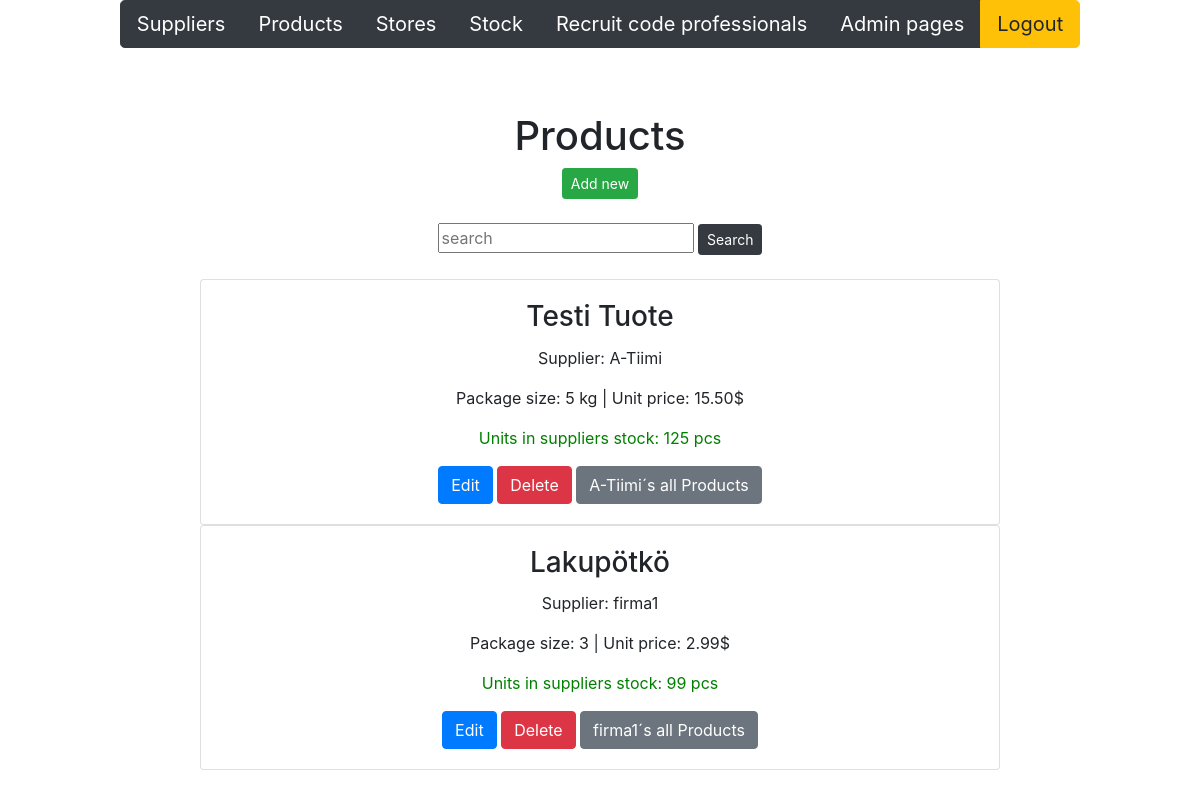
Before: /products/ (signed in) with the older database file.
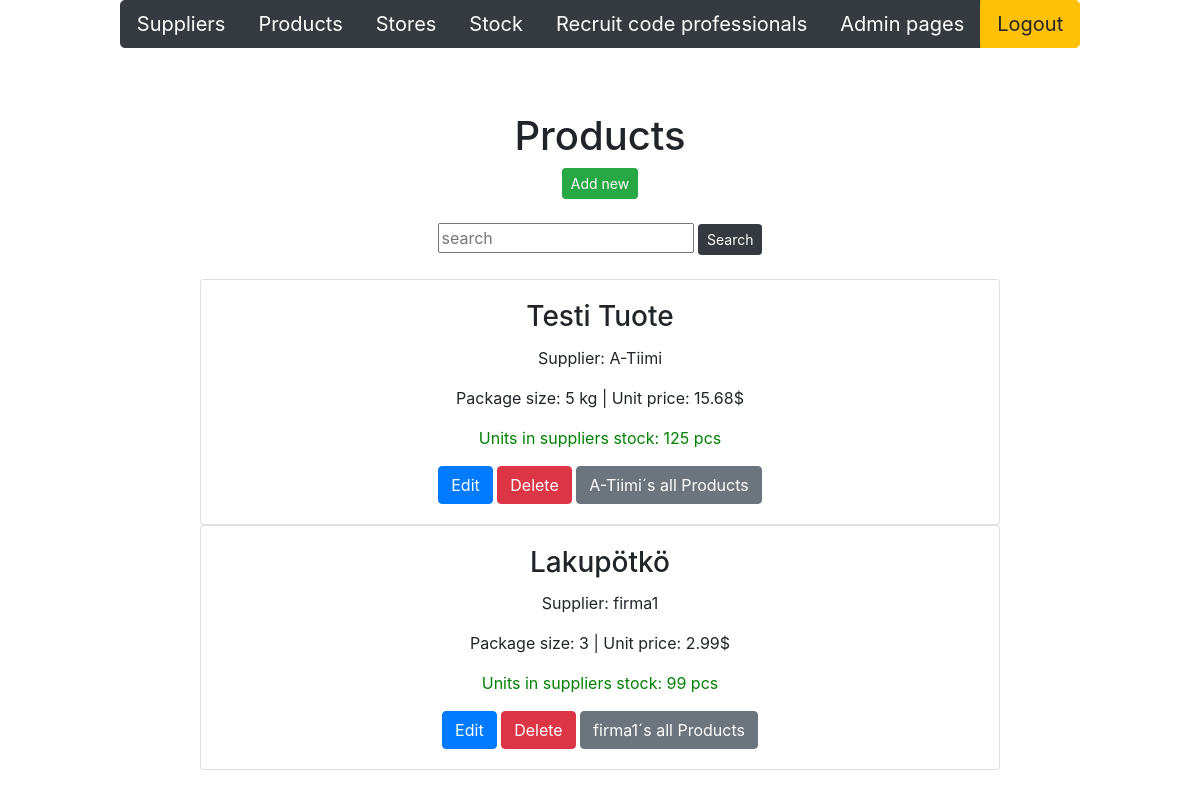
After: the same page with the newer database file.
### app/models.py (models this page shows, shortened)
class Product(models.Model):
    productname = models.CharField(max_length = 20, default = "laku")
    packagesize = models.CharField(max_length = 20, default = 3)
    unitprice = models.DecimalField(max_digits=8, decimal_places=2, default=1.00)
    unitsinstock = models.IntegerField(default = 3)
    supplier = models.ForeignKey(Supplier, on_delete=models.CASCADE)

class Supplier(models.Model):
    companyname = models.CharField(max_length = 50, default="firma")
    contactname = models.CharField(max_length = 50, default="firma")
    address = models.CharField(max_length = 100, default="firma")
    phone = models.CharField(max_length = 20, default="firma")
    email = models.CharField(max_length = 50, default="firma")
    country = models.CharField(max_length = 50, default="firma")

### app/views.py (the view)
# urls.py: path('products/', productlistview),
def productlistview(request):
    if not request.user.is_authenticated:
        return render(request, 'loginpage.html')
    else:
        productlist = Product.objects.all()
        supplierlist = Supplier.objects.all()
        context = {'products': productlist, 'suppliers': supplierlist}
        return render (request,"productlist.html",context)

### app/templates/productlist.html (shortened to what this page needs)
{% extends 'index.html' %}
{% block content %}
<br />
<br />
<h1>Products</h1>
<button onclick="showaddform()" class="btn btn-success btn-sm">Add new</button>
<br>
<br>
<form method="post" action="/search-products/">
    <input class="card-text" class="card-text" type="text" placeholder="search" name="search">
    <input type="submit" value="Search" class="btn btn-dark btn-sm" name="">
</form>
<br>
{% for p in products %}
<div class="card" style="width: 50rem;">
    <div class="card-body">
        <h3 class="card-title">{{p.productname}} </h3>
        <p class="card-text">Supplier: {{p.supplier.companyname}}</p>
        <p class="card-text">Package size: {{p.packagesize}} | Unit price: {{p.unitprice}}$ </p>
        {% if p.unitsinstock == 0 %}
        <p class="card-text" style="color: red;">Out of suppliers stock!</p>
        {% else %}
        <p class="card-text" style="color: green;">
            Units in suppliers stock: {{p.unitsinstock}} pcs
        </p>
        {% endif %}
        <a href="/edit-product-get/{{p.id}}/" class="btn btn-primary">Edit</a>
        <a href="/confirm-delete-product/{{p.id}}/" class="btn btn-danger">Delete</a>
        <a href="/products-by-supplier/{{p.supplier.id}}/"
            class="btn btn-secondary">{{p.supplier.companyname}}´s all Products
        </a>
    </div>
</div>
{% empty %}
<div class="card" style="width: 50rem;">
    <div class="card-body">
        <p class="card-text">No products found in the database </p>
    </div>
</div>
{%endfor%}
{% endblock %}

Changed rows visible on the page:
changed Product "Testi Tuote": unitprice "15.50" → "15.68"
